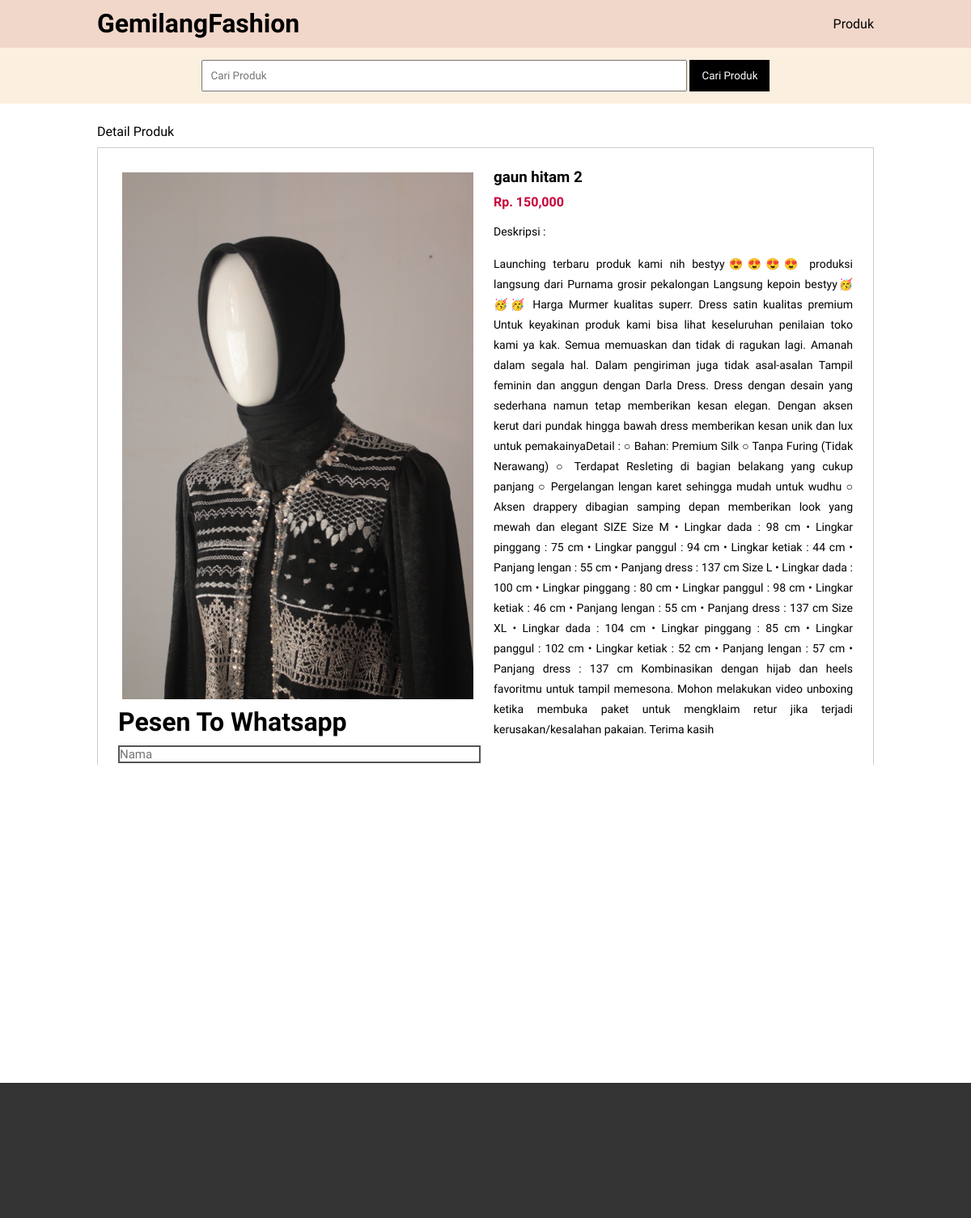
The page /detail-produk.php?id=38 on the database its author committed.
### tables this page shows
CREATE TABLE `tb_product` (
  `product_id` int(11) NOT NULL,
  `category_id` int(11) NOT NULL,
  `product_name` varchar(100) NOT NULL,
  `product_price` int(11) NOT NULL,
  `product_description` text NOT NULL,
  `product_image` varchar(100) NOT NULL,
  `product_status` tinyint(1) NOT NULL,
  `data_created` timestamp NOT NULL DEFAULT current_timestamp()
);

### detail-produk.php (the view, shortened to what this page needs)
<?php
include 'db.php';
$produk = mysqli_query($conn, "SELECT * FROM tb_product WHERE product_id = '" . $_GET['id'] . "' ");
$p = mysqli_fetch_object($produk);
?>
<!DOCTYPE html>
<html>
<head>
    <link rel="stylesheet" type="text/css" href="css/style.css">
    <link href="https://cdn.jsdelivr.net/npm/remixicon@3.5.0/fonts/remixicon.css" rel="stylesheet">
</head>
<body>
    <header>
        <div class="container">
            <h1><a href="index.php">GemilangFashion</a></h1>
            <ul>
                <li><a href="produk.php">Produk</a></li>
            </ul>
        </div>
    </header>
    <div class="search">
        <div class="container">
            <form action="produk.php">
                <input type="text" name="search" placeholder="Cari Produk" value="<?php echo $_GET['search'] ?>">
                <input type="submit" name="cari" value="Cari Produk">
            </form>
        </div>
    </div>
    <div class="section">
        <div class="container">
            Detail Produk
            <div class="box">
                <div class="col-2">
                    <img src="produk/<?php echo $p->product_image ?>" width="100%">
                        <h1>Pesen To Whatsapp</h1>
                        <input type="text" class="name" placeholder="Nama">
                        <input type="text" class="produk" placeholder="Nama Produk">
                        <input type="text" class="ukuran" placeholder="Ukuran">
                        <input type="text" class="warna" placeholder="Warna">
                        <input type="text" class="alamat" placeholder="Alamat">
                        <input type="text" class="penerima" placeholder="Penerima">
                        <button type="button" onclick="sendwhatsapp();">Via WA</button>
                </div>
                <div class="col-2">
                    <h3>
                        <?php echo $p->product_name ?>
                    </h3>
                    <h4>Rp.
                        <?php echo number_format($p->product_price) ?>
                    </h4>
                    <p>Deskripsi :<br>
                        <?php echo $p->product_description ?>
                    </p>
                </div>
            </div>
        </div>
    </div>
    <div class="footer">
    </div>
</body>
</html>

### css/style.css (style rules this page uses)
* { padding: 0; margin: 0; font-family:'Agbalumo' ; }
body { background-size: cover; background-repeat: no-repeat; background-position: center; background-attachment: fixed; height: 100%; }
a { color: inherit; text-decoration:none ; }
header { background-color: #f1d7ca; color: #000000; }
header h1 { float: left; padding: 10px 0; }
header ul { float: right; }
header ul li { display: inline-block; }
header ul li a { padding: 20px 0 20px 15px; display: inline-block; }
.container { width: 80%; margin: 0 auto; }
.container:after { content: ''; display: block; clear: both; }
.section { padding: 25px 0; }
.box { background-color: #ffffff; border: 1px solid #ccc; padding: 15px; box-sizing: border-box; margin: 10px 0 25px 0; }
.box:after { content: ''; display: block; clear: both; }
.search { padding: 15px 0; background-color: #fbefdf; text-align: center; }
.search input[type=text] { width: 60%; padding: 10px; }
.search input[type=submit] { padding: 12px 15px; background-color: #000000; color: #fff; border: none; cursor: pointer; }
.footer { padding: 25px 0; background-color: #333; color: #fff; text-align: center; }
.col-2 { width: 50%; min-height: 200px; padding: 10px; box-sizing: border-box; float: left; }
.col-2 img { padding: 5px; box-sizing: border-box; }
.col-2 h3 { margin-bottom: 10px; }
.col-2 h4 { color: #c70039; }
.col-2 p { width: 100%; margin: 15px 0; text-align: justify; line-height: 25px; font-size: 14px; height: auto; }
.col-2 input { width: 100%; height: auto; border: 0; background: none; margin: 10px auto; border: 2px solid #555555; font-size: 15px; }
.col-2 button { width: 100%; height: auto; border: 0; background: none; display: block; margin: 40px auto; text-align: 20px center; border: 2px solid #c1aa9e; transform: translate(-4%,-5%); font-weight: 1000; outline: none; color: rgb(29, 29, 29); border-radius: 10px; transition: 0.25s; cursor: pointer; }

### rows shown on the page
tb_product: product_image (picture), product_name "gaun hitam 2", product_price "150,000", product_description "Launching terbaru produk kami nih bestyy😍😍😍😍 produksi langsung dari Purnama grosir pekalongan Langsung kepoin bestyy🥳🥳🥳 Harga Murmer kualitas superr. Dress satin kualitas premium Untuk keyakinan produk kami bisa lihat keseluruhan penilaian toko kami ya kak. Semua memuaskan dan tidak di ragukan lagi. Amanah dalam segala hal. Dalam pengiriman juga tidak asal-asalan Tampil feminin dan anggun dengan Darla Dress. Dress dengan desain yang sederhana namun tetap memberikan kesan elegan. Dengan aksen kerut dari pundak hingga bawah dress memberikan kesan unik dan lux untuk pemakainyaDetail : ○ Bahan: Premium Silk ○ Tanpa Furing (Tidak Nerawang) ○ Terdapat Resleting di bagian belakang yang cukup…"
